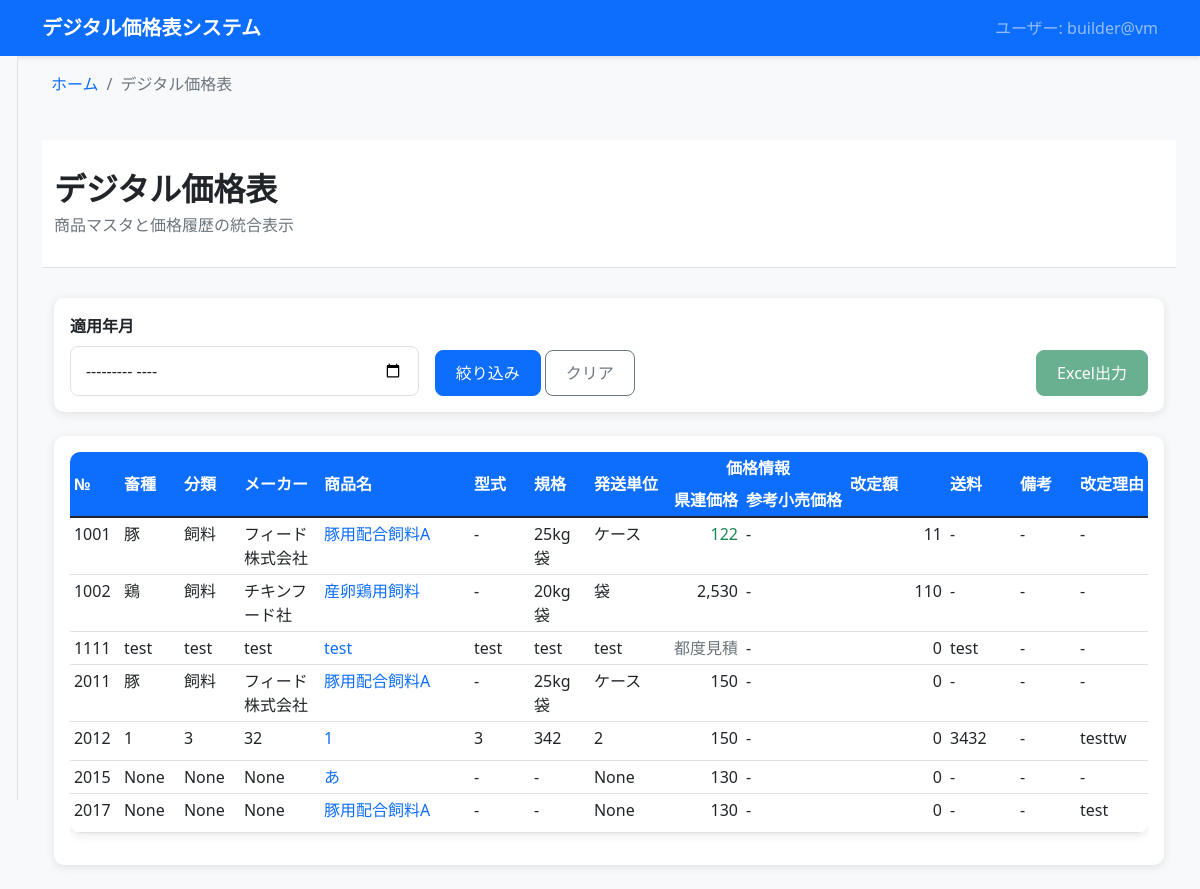
The page /products/integrated-pricelist/ on the database as committed earlier.
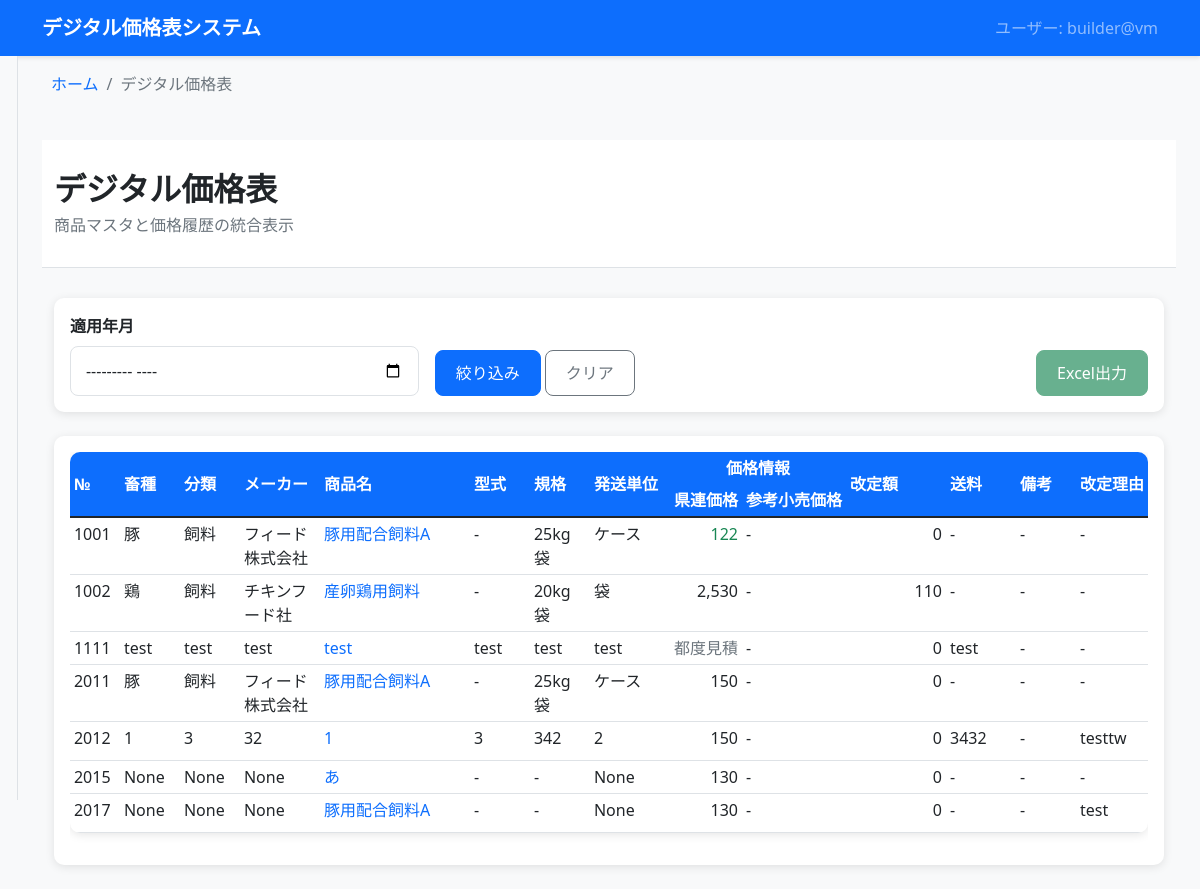
The same page on the database as committed later.
### dashboard/products_master/models.py (models this page shows, shortened)
class PriceHistory(models.Model):
    product = models.ForeignKey(Product, on_delete=models.CASCADE, verbose_name='商品', related_name='price_histories')
    period_year = models.IntegerField('年度', help_text='2025年度 = 2025/04～2026/03')
    effective_year_month = models.CharField('適用年月', max_length=7, help_text='YYYY/MM形式')  # 2025/03
    gross_margin_rate = models.DecimalField('粗利率', max_digits=10, decimal_places=6, validators=[MinValueValidator(Decimal('0'))], help_text='前年度最終県連価格÷年度初め仕切価格（年度初めに1度計算、年度中は固定）')
    wholesale_price = models.CharField('仕切価格', max_length=50, help_text='メーカーからの仕入価格（"都度見積"等の文字列含む）')
    kenren_price = models.CharField('県連価格', max_length=50, blank=True, null=True, help_text='nullなら粗利率×仕切価格で自動計算、値があるならその値を表示（"都度見積"等の文字列含む）')
    retail_price = models.CharField('参考小売価格', max_length=50, blank=True, null=True, help_text='一般商流での参考価格（"オープン"等の文字列含む）')
    revision_amount = models.DecimalField('改定額', max_digits=12, decimal_places=0, default=0, help_text='非使用：get_revision_amount()で動的計算')
    revision_reason = models.TextField('改定理由', blank=True, null=True)
    applicant = models.CharField('申請者', max_length=100, blank=True, null=True)
    status = models.CharField('ステータス', max_length=20, default='申請なし', choices=[('申請なし', '申請なし'), ('申請中', '申請中')])
    approver = models.CharField('承認者', max_length=100, blank=True, null=True)
    is_active = models.BooleanField('有効', default=True, help_text='無効にすると論理削除されます')
    deleted_at = models.DateTimeField('削除日時', null=True, blank=True)
    created_at = models.DateTimeField('作成日時', auto_now_add=True)
    updated_at = models.DateTimeField('更新日時', auto_now=True)
    class Meta:
        verbose_name = '価格改定履歴'
        verbose_name_plural = '価格改定履歴'
        ordering = ['-effective_year_month', 'product__product_number']
        indexes = [
            models.Index(fields=['period_year', 'product']),
        ]
    def get_revision_amount(self):
        """改定額を動的計算（表示用端数処理済み金額で計算）"""
        try:
            current_kenren_price = self._get_display_kenren_price()
            if current_kenren_price is None:
                return 0
            previous_history = PriceHistory.objects.filter(
                product=self.product,
                effective_year_month__lt=self.effective_year_month,
                is_active=True
            ).order_by('-effective_year_month').first()
            if previous_history:
                previous_kenren_price = previous_history._get_display_kenren_price()
                if previous_kenren_price is not None:
                    return int(current_kenren_price - previous_kenren_price)
            return 0
        except Exception:
            return 0

class Product(models.Model):
    product_number = models.IntegerField('商品番号', unique=True, null=True, blank=True, help_text='システム自動採番の商品番号')
    product_code = models.CharField('商品コード', max_length=50, blank=True, null=True, help_text='ユーザー管理用の商品コード')
    livestock_type = models.CharField('畜種', max_length=50, blank=True, null=True)
    category = models.CharField('分類', max_length=100, blank=True, null=True)
    manufacturer = models.CharField('メーカー', max_length=100, blank=True, null=True)
    product_name = models.CharField('商品名', max_length=200)
    model_number = models.CharField('型式', max_length=100, blank=True, null=True)
    specification = models.CharField('規格', max_length=100, blank=True, null=True)
    shipping_unit = models.CharField('発送単位', max_length=50, blank=True, null=True)
    shipping_fee = models.CharField('送料', max_length=100, blank=True, null=True)
    remarks = models.TextField('備考', blank=True, null=True)
    applicant = models.CharField('申請者', max_length=100, blank=True, null=True)
    status = models.CharField('ステータス', max_length=20, default='', choices=[('', '申請なし'), ('申請中', '申請中')])
    approver = models.CharField('承認者', max_length=100, blank=True, null=True)
    is_active = models.BooleanField('有効', default=True, help_text='無効にすると論理削除されます')
    deleted_at = models.DateTimeField('削除日時', null=True, blank=True)
    created_at = models.DateTimeField('作成日時', auto_now_add=True)
    updated_at = models.DateTimeField('更新日時', auto_now=True)
    objects = models.Manager()  # デフォルトマネージャー（全て）
    active_objects = ActiveProductManager()  # 有効な商品のみ
    class Meta:
        verbose_name = '商品マスタ'
        verbose_name_plural = '商品マスタ'
        ordering = ['product_number']

### dashboard/products_master/integrated_pricelist/views.py (the view)
# urls.py: path('integrated-pricelist/', pricelist_views.integrated_pricelist, name='integrated_pricelist'),
def integrated_pricelist(request):
    today = datetime.now()
    next_month = today.replace(day=1) + timedelta(days=32)
    default_month = next_month.strftime('%Y/%m')
    selected_month = request.GET.get('month', default_month)
    if selected_month and '-' in selected_month:
        selected_month = selected_month.replace('-', '/')
    available_months = PriceHistory.objects.filter(
        product__is_active=True,
        is_active=True
    ).values_list('effective_year_month', flat=True).distinct().order_by('-effective_year_month')
    if selected_month:
        from django.db.models import Max
        latest_months = PriceHistory.objects.filter(
            product__is_active=True,
            is_active=True,
            effective_year_month__lte=selected_month
        ).values('product').annotate(
            latest_month=Max('effective_year_month')
        )
        price_histories = PriceHistory.objects.select_related('product').filter(
            product__is_active=True,
            is_active=True
        )
        valid_histories = []
        for latest in latest_months:
            history = price_histories.filter(
                product_id=latest['product'],
                effective_year_month=latest['latest_month']
            ).first()
            if history:
                valid_histories.append(history.id)
        price_histories = price_histories.filter(id__in=valid_histories)
    else:
        price_histories = PriceHistory.objects.select_related('product').filter(
            product__is_active=True,
            is_active=True
        )
    price_histories = price_histories.order_by('product__product_number', '-effective_year_month')
    paginator = Paginator(price_histories, 50)  # 50件ずつ表示
    page_number = request.GET.get('page')
    page_obj = paginator.get_page(page_number)
    context = {
        'current_user': get_current_user(),
        'page_obj': page_obj,
        'available_months': available_months,
        'selected_month': selected_month,
        'breadcrumbs': get_breadcrumbs('integrated_pricelist')
    }
    return render(request, 'products_master/integrated_pricelist.html', context)

### dashboard/products_master/templatetags/price_filters.py (called while the page is built)
@register.filter
def calc_kenren_price(wholesale_price, gross_margin_rate):
    try:
        if wholesale_price and gross_margin_rate:
            try:
                wholesale = float(str(wholesale_price).replace(',', ''))
            except (ValueError, AttributeError):
                return None
            margin = float(str(gross_margin_rate))
            return int(wholesale * margin)
    except (ValueError, TypeError, Exception):
        pass
    return None

@register.filter
def format_price(value):
    try:
        if value is None or value == '':
            return '-'
        if isinstance(value, (int, float, Decimal)):
            return f"{int(value):,}"
        try:
            num_value = float(value)
            return f"{int(num_value):,}"
        except (ValueError, TypeError):
            return str(value)
    except:
        return str(value) if value else '-'

### digital_pricelist_system/utils.py (called while the page is built)
def get_current_user():
    try:
        username = getpass.getuser()
        hostname = socket.gethostname()
        return f"{username}@{hostname}"
    except Exception as e:
        print(f"ユーザ情報取得エラー: {e}")
        return "unknown@unknown"

### templates/products_master/integrated_pricelist.html (shortened to what the changed rows need)
{% extends 'base.html' %}
{% load price_filters %}
{% block content %}
    {% include 'components/page_header.html' with page_title="デジタル価格表" page_subtitle="商品マスタと価格履歴の統合表示" %}
    <div class="container">
        <div class="card">
            <div class="card-body">
                {% if page_obj %}
                    <div class="table-responsive">
                        <table class="table table-sm table-hover resizable-table" id="priceTable">
                            <thead class="table-primary">
                                <tr>
                                    <th rowspan="2" class="align-middle">№</th>
                                    <th rowspan="2" class="align-middle">畜種</th>
                                    <th rowspan="2" class="align-middle">分類</th>
                                    <th rowspan="2" class="align-middle">メーカー</th>
                                    <th rowspan="2" class="align-middle">商品名</th>
                                    <th rowspan="2" class="align-middle">型式</th>
                                    <th rowspan="2" class="align-middle">規格</th>
                                    <th rowspan="2" class="align-middle">発送単位</th>
                                    <th colspan="2" class="text-center">価格情報</th>
                                    <th rowspan="2" class="align-middle">改定額</th>
                                    <th rowspan="2" class="align-middle">送料</th>
                                    <th rowspan="2" class="align-middle">備考</th>
                                    <th rowspan="2" class="align-middle">改定理由</th>
                                </tr>
                                <tr>
                                    <th>県連価格</th>
                                    <th>参考小売価格</th>
                                </tr>
                            </thead>
                            <tbody>
                                {% for history in page_obj %}
                                    <tr>
                                        <td>{{ history.product.product_number }}</td>
                                        <td>{{ history.product.livestock_type }}</td>
                                        <td>{{ history.product.category }}</td>
                                        <td>{{ history.product.manufacturer }}</td>
                                        <td>
                                            <a href="{% url 'products_master:product_detail' history.product.pk %}"
                                               class="text-decoration-none">
                                                {{ history.product.product_name }}
                                            </a>
                                        </td>
                                        <td>{{ history.product.model_number|default:"-" }}</td>
                                        <td>{{ history.product.specification|default:"-" }}</td>
                                        <td>{{ history.product.shipping_unit }}</td>
                                        <td class="text-end">
                                            {% if history.kenren_price %}
                                                {{ history.kenren_price|format_price }}
                                            {% else %}
                                                {% with calc_price=history.wholesale_price|calc_kenren_price:history.gross_margin_rate %}
                                                    {% if calc_price %}
                                                        <span class="text-success">{{ calc_price|format_price }}</span>
                                                    {% else %}
                                                        <span class="text-muted">都度見積</span>
                                                    {% endif %}
                                                {% endwith %}
                                            {% endif %}
                                        </td>
                                        <td>{{ history.retail_price|default:"-" }}</td>
                                        <td class="text-end">{{ history.revision_amount|floatformat:0 }}</td>
                                        <td>{{ history.product.shipping_fee|default:"-" }}</td>
                                        <td>
                                            {% if history.product.remarks %}
                                                <span class="text-truncate d-inline-block" style="max-width: 100px;"
                                                      title="{{ history.product.remarks }}">
                                                    {{ history.product.remarks }}
                                                </span>
                                            {% else %}
                                                -
                                            {% endif %}
                                        </td>
                                        <td>
                                            {% if history.revision_reason %}
                                                <span class="text-truncate d-inline-block" style="max-width: 100px;"
                                                      title="{{ history.revision_reason }}">
                                                    {{ history.revision_reason }}
                                                </span>
                                            {% else %}
                                                -
                                            {% endif %}
                                        </td>
                                    </tr>
                                {% endfor %}
                            </tbody>
                        </table>
                    </div>
                {% endif %}
            </div>
        </div>
    </div>
{% endblock %}

Rows that differ between the two databases and show on the page:
changed PriceHistory (number 1 of 7 on the later page): revision_amount "11" → "0"
